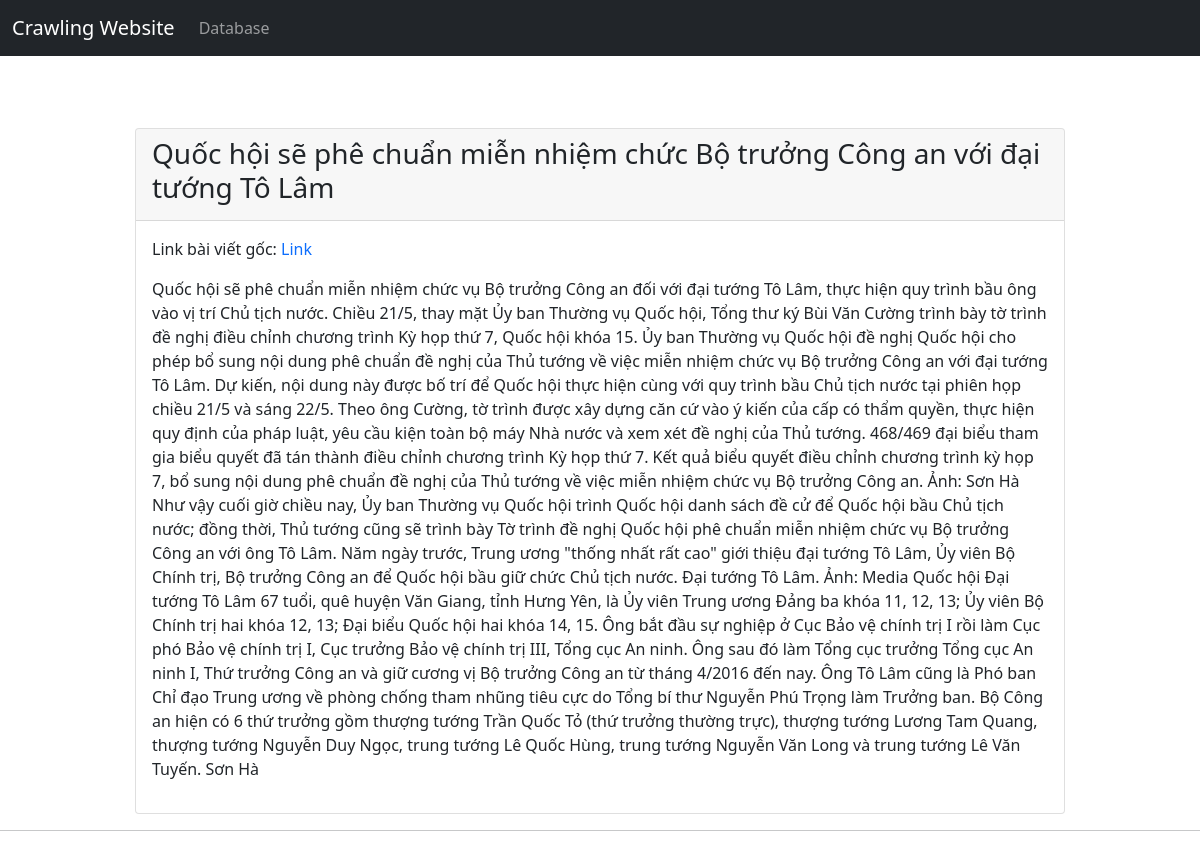
Screenshot of /paper/195 with the database file from the repository.
### tables this page shows
CREATE TABLE BaiViet (ID INTEGER PRIMARY KEY AUTOINCREMENT, TieuDe TEXT, NoiDung TEXT, TacGia TEXT, NgayDang TEXT, HinhAnh TEXT, Url TEXT, ID_DanhMuc INTEGER REFERENCES DanhMuc (ID));

### crawl_website/views.py (the view)
@view.route('/paper/<id>', methods=['GET'])
def get_paper(id):
    row = utils.select_paper(id)
    _data = {
        'ID': row[0],
        'TieuDe': row[1],
        'NoiDung': row[2],
        'TacGia': row[3],
        'NgayDang': row[4],
        'HinhAnh': row[5],
        'Url': row[6]
    }
    print(row[1])
    return render_template('paper.html',data=_data)

### crawl_website/utils.py (called while the page is built)
def select_paper(id):
    conn = sqlite3.connect(str_conn)
    query = "SELECT * FROM BaiViet WHERE ID = ?"
    data = conn.execute(query,(id,)).fetchall()[0]
    conn.close()
    return data

### crawl_website/templates/paper.html (shortened to what this page needs)
{% extends "base.html" %}
{% block content %}
<div class="row">
    <div class="d-grid gap-2 d-md-flex justify-content-md-center">
        <div class="col-md-10">
            <div class="card">
                <div class="card-header">
                    <h3>{{data.TieuDe}}</h3>
                </div>
                <div class="card-body">
                    <p>Link bài viết gốc: <a style="text-decoration: none;font: inherit;" href="{{data.Url}}">Link</a> </p>
                    <p>{{data.NoiDung}}</p>
                </div>
            </div>
        </div>
    </div>
</div>
{% endblock %}

### rows the page displays
BaiViet: TieuDe "Quốc hội sẽ phê chuẩn miễn nhiệm chức Bộ trưởng Công an với đại tướng Tô Lâm", NoiDung "Quốc hội sẽ phê chuẩn miễn nhiệm chức vụ Bộ trưởng Công an đối với đại tướng Tô Lâm, thực hiện quy trình bầu ông vào vị trí Chủ tịch nước. Chiều 21/5, thay mặt Ủy ban Thường vụ Quốc hội, Tổng thư ký Bùi Văn Cường trình bày tờ trình đề nghị điều chỉnh chương trình Kỳ họp thứ 7, Quốc hội khóa 15. Ủy ban Thường vụ Quốc hội đề nghị Quốc hội cho phép bổ sung nội dung phê chuẩn đề nghị của Thủ tướng về việc miễn nhiệm chức vụ Bộ trưởng Công an với đại tướng Tô Lâm. Dự kiến, nội dung này được bố trí để Quốc hội thực hiện cùng với quy trình bầu Chủ tịch nước tại phiên họp chiều 21/5 và sáng 22/5. Theo ông Cường, tờ trình được xây dựng căn cứ vào ý kiến của cấp có thẩm quyền, thực hiện quy định của…"
